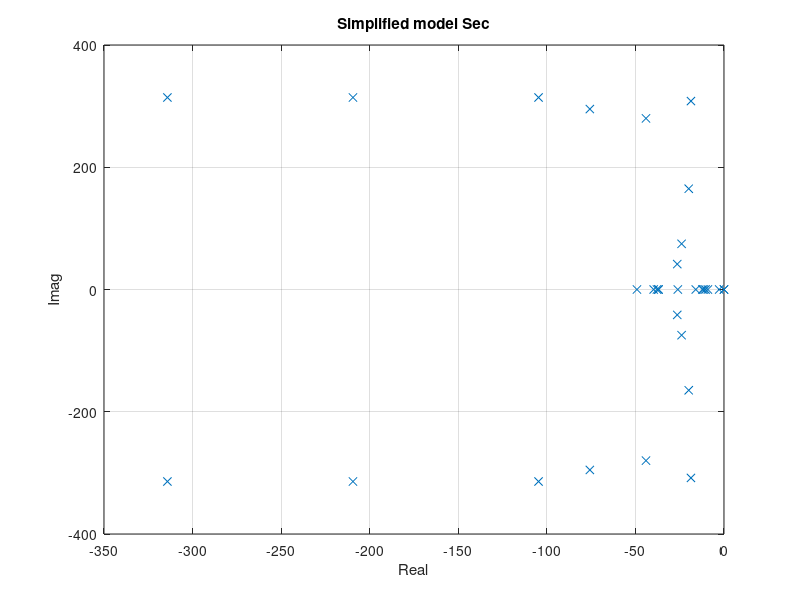

The MATLAB source for this figure:
%% modify parameters in this part
DG   = 4;                       % node = DG number
line = 3;                       % line number
load = 3;                       % load number

coef = 8;
RlineCoef = 0.2;
LlineCoef = 5;
RloadCoef = 0.5;
LloadCoef = 1.5;

% MG structure
% DG1 ->- line1 ->- DG2 ->- line2 ->- DG3 ->- line3 ->- DG4
%                    |                 |                 |
%                    V                 V                 V
%                  load1             load2             load3


% incidence ∇ for line
del = [ 1  -1   0   0 ;           
        0   1  -1   0 ;           
        0   0   1  -1];           
delT = del';      


% for load connect
phi = [ 0  1  0  0;
        0  0  1  0;
        0  0  0  1];
phiT  = phi';

F = [ -1  0  0  0;
      -1  0  0  0;
      -1  0  0  0];

% secondary connect
D = 2*eye(4);
A = [0  1  0  1;
     1  0  1  0;
     0  1  0  1;
     1  0  1  0];
L = D-A;
G = [1 0 0 0];
G = diag(G);
I=[1 1 1 1]';

K1=10*1e-4;
Kp_sec=[K1 0 0 0;
    0 K1 0 0;
    0 0 K1/2 0;
    0 0 0 K1/2];

k2=2e-4;
Kq_sec=[k2 0 0 0;
    0 k2 0 0;
    0 0 k2/2 0;
    0 0 0 k2/2];

c1 = 10;
c2 = 1;
c3 = 5;
c4 = 2;

% --------------------line / load impedance---------------------------------
R_load_1=14.1397*RloadCoef;
X_load_1=14.1397*LloadCoef;

R_load_2=11.1664*RloadCoef;
X_load_2=5.5832*LloadCoef;

R_load_3=8.3282*RloadCoef;
X_load_3=2.7761*LloadCoef;

R_line_12=0.1*RlineCoef;
X_line_12=(1e-4) *100*pi*LlineCoef;

R_line_23=0.2*RlineCoef;
X_line_23=(1e-4) *100*pi*LlineCoef;

R_line_34=0.1*RlineCoef;
X_line_34=(2e-4) *100*pi*LlineCoef;

rho_line = [R_line_12/X_line_12, R_line_23/X_line_23, R_line_34/X_line_34];
rho_line = diag(rho_line);

X_line_reci = [1/X_line_12, 1/X_line_23, 1/X_line_34];
X_line_reci = diag(X_line_reci);

rho_load = [R_load_1/X_load_1, R_load_2/X_load_2, R_load_3/X_load_3];
rho_load = diag(rho_load);

X_load_reci = [1/X_load_1, 1/X_load_2, 1/X_load_3];
X_load_reci = diag(X_load_reci);
% --------------------droop-----------------------------------
Kp1=1e-3;    % DG1
Kq1=2e-4;

Kp2=1e-3;    % DG2
Kq2=2e-4;

Kp3=5e-4;    % DG3
Kq3=1e-4;

Kp4=5e-4;    % DG4
Kq4=1e-4;

M = [Kp1,Kp2,Kp3,Kp4]./coef;
N = [Kq1,Kq2,Kq3,Kq4]./coef;

M = diag(M);
N = diag(N);

% --------------------system parameters----------------------------------------
w0 = 2*pi*50;    % rated angular speed           
wc = 37;    % filter frequency               
Vi = 311;   % rated voltage

% --------------------matrix index----------------------------------------
theta =   1                         : DG;
omega =   DG+1                      : 2*DG;
V     =   2*DG+1                    : 3*DG;
Id_load = 3*DG+ 1                   : 3*DG+ load; 
Iq_load = 3*DG+ load + 1            : 3*DG+ 2*load;
Id_line = 3*DG+ 2*load + 1          : 3*DG + 2*load + line;
Iq_line = 3*DG + 2*load + line + 1  : 3*DG + 2*load + 2*line; 
OMEGA   = 3*DG + 2*load + 2*line + 1: 4*DG + 2*load + 2*line;
LAMBDA  = 4*DG + 2*load + 2*line + 1: 5*DG + 2*load + 2*line;

Nx = 5*DG + 2*line+2*load;                    
A  = zeros(Nx);

%% -------------automatically calculate (no need adjustment)-------
% (1)  θ
A(theta,omega) = eye(DG);

% (2)  ω
A(omega,omega) = -wc*eye(DG)+c1*(-L-G);
A(omega,Id_line)    = -1.5*(wc*M+c2*L*Kp_sec)*Vi*delT;
A(omega,Id_load)    = -1.5*(wc*M+c2*Kp_sec)*Vi*phiT;
A(omega,OMEGA)= wc*eye(DG);

% (3)  V
A(V,V)  = -wc*eye(DG);
A(V,Iq_line) = 1.5*(wc*N+c4*L*Kq_sec)*Vi*delT;
A(V,Iq_load) = 1.5*(wc*N+c4*L*Kq_sec)*Vi*phiT;
A(V,LAMBDA)= wc*eye(DG)+c3*(-L);

% (4) load d 
A(Id_load,V)  =  w0 * X_load_reci * (phi+F);
A(Id_load,Id_load) = -w0 * rho_load;
A(Id_load,Iq_load) =  w0 * eye(load);

% (5) load q 
A(Iq_load,theta)  =  w0*Vi * X_load_reci *(phi+F);
A(Iq_load,Iq_load) = -w0 * rho_load;
A(Iq_load,Id_load) =  -w0 * eye(load);

% (6)  line d
A(Id_line,V)  =  w0 * X_line_reci * del;
A(Id_line,Id_line) = -w0 * rho_line;
A(Id_line,Iq_line) =  w0 * eye(line);

% (7)  line q
A(Iq_line,theta)=  w0 * Vi * X_line_reci * del;
A(Iq_line,Id_line)   = -w0 * eye(line);
A(Iq_line,Iq_line)   = -w0 * rho_line;

% (8) OMEGA
A(OMEGA,omega) = c1*(-L-G);
A(OMEGA,Id_line) = -1.5*c2*L*Kp_sec*Vi*delT;
A(OMEGA,Id_load) = -1.5*c2*L*Kp_sec*Vi*phiT;

% (9) LAMBDA
A(LAMBDA,LAMBDA) = c3*(-L);
A(LAMBDA,Iq_line) = 1.5*c4*L*Kq_sec*Vi*delT;
A(LAMBDA,Iq_load) = 1.5*c4*L*Kq_sec*Vi*phiT;

%% --------------------eigenvalue--------------------------------------
SecondaryModel = eig(A);
     
figure;  
plot(real(SecondaryModel),imag(SecondaryModel),'x'); grid on;
% xlim([-1000,0]);
hold on;
title('Simplified model Sec');
xlabel('Real'); 
ylabel('Imag');

